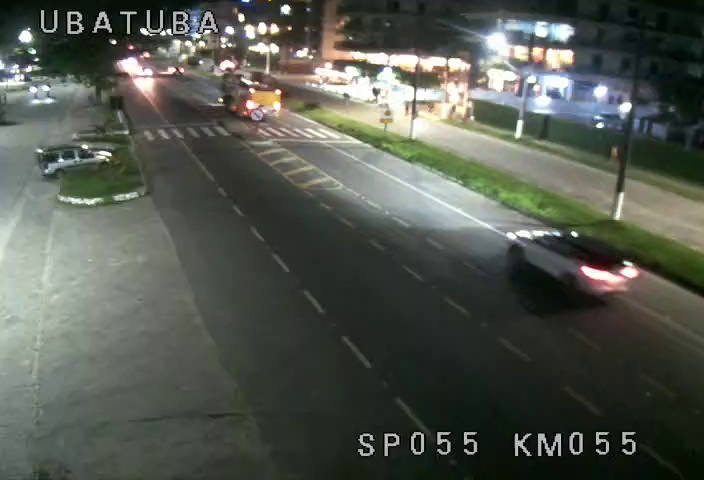
#> input picture tests/manual/counting/frames/camera_36.jpg, 704 x 480 px
$ python visualizar_linha_virtual.py
#> lines starting #> are read from the running program, lines starting #| are printed output that depends on the picture
from pathlib import Path

import cv2


ROOT = Path(__file__).resolve().parents[3]
FRAME_PATH = ROOT / "tests" / "manual" / "counting" / "frames" / "camera_36.jpg"
OUTPUT_PATH = ROOT / "tests" / "manual" / "counting" / "frames" / "camera_36_linha.jpg"

# Coordenadas iniciais para validação visual.
PONTO_INICIAL = (165, 315)
PONTO_FINAL = (365, 165)


def main():
    if not FRAME_PATH.exists():
        raise FileNotFoundError(
            f"Frame não encontrado: {FRAME_PATH}"
        )

    frame = cv2.imread(str(FRAME_PATH))
#> frame is the input picture: shape (480, 704, 3); mean B, G, R 79.1, 87.7, 83

    if frame is None:
        raise RuntimeError("Não foi possível carregar o frame.")

    # Desenha a linha virtual.
    cv2.line(
        frame,
        PONTO_INICIAL,
        PONTO_FINAL,
        (0, 255, 255),
        3,
    )

    cv2.circle(frame, PONTO_INICIAL, 6, (0, 255, 0), -1)
#> frame: shape (480, 704, 3); mean B, G, R 78.8, 88.4, 83.6
    cv2.circle(frame, PONTO_FINAL, 6, (0, 0, 255), -1)
#> frame: shape (480, 704, 3); mean B, G, R 78.8, 88.4, 83.7

    cv2.putText(
        frame,
        "LINHA VIRTUAL - TESTE",
        (20, 35),
        cv2.FONT_HERSHEY_SIMPLEX,
        0.7,
        (0, 255, 255),
        2,
    )
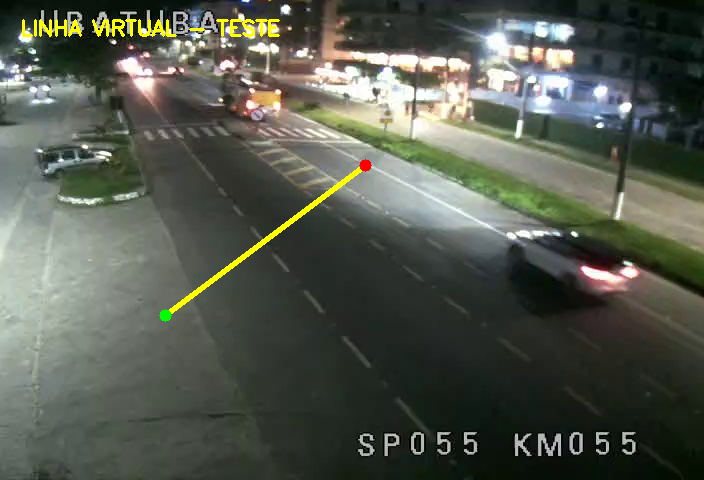
#> frame: shape (480, 704, 3); mean B, G, R 78.3, 89.2, 84.5

    if not cv2.imwrite(str(OUTPUT_PATH), frame):
        raise RuntimeError("Não foi possível salvar a imagem de teste.")

    print(f"Imagem original: {FRAME_PATH}")
    print(f"Imagem com linha: {OUTPUT_PATH}")
    print(f"Ponto inicial: {PONTO_INICIAL}")
    print(f"Ponto final: {PONTO_FINAL}")

    cv2.imshow("RoadVision - Linha Virtual", frame)
    cv2.waitKey(0)
    cv2.destroyAllWindows()


if __name__ == "__main__":
    main()
